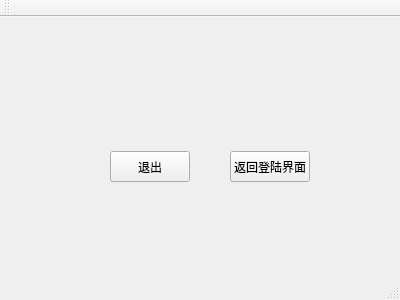
<?xml version="1.0" encoding="UTF-8"?>
<ui version="4.0">
 <class>MainWindow</class>
 <widget class="QMainWindow" name="MainWindow">
  <property name="geometry">
   <rect>
    <x>0</x>
    <y>0</y>
    <width>400</width>
    <height>300</height>
   </rect>
  </property>
  <property name="font">
   <font>
    <pointsize>9</pointsize>
   </font>
  </property>
  <property name="windowTitle">
   <string>MainWindow</string>
  </property>
  <widget class="QWidget" name="centralWidget">
   <widget class="QPushButton" name="pushButton">
    <property name="geometry">
     <rect>
      <x>110</x>
      <y>134</y>
      <width>80</width>
      <height>31</height>
     </rect>
    </property>
    <property name="text">
     <string>退出</string>
    </property>
   </widget>
   <widget class="QPushButton" name="pushButton_2">
    <property name="geometry">
     <rect>
      <x>230</x>
      <y>134</y>
      <width>80</width>
      <height>31</height>
     </rect>
    </property>
    <property name="text">
     <string>返回登陆界面</string>
    </property>
   </widget>
  </widget>
  <widget class="QMenuBar" name="menuBar">
   <property name="geometry">
    <rect>
     <x>0</x>
     <y>0</y>
     <width>400</width>
     <height>17</height>
    </rect>
   </property>
  </widget>
  <widget class="QToolBar" name="mainToolBar">
   <attribute name="toolBarArea">
    <enum>TopToolBarArea</enum>
   </attribute>
   <attribute name="toolBarBreak">
    <bool>false</bool>
   </attribute>
  </widget>
  <widget class="QStatusBar" name="statusBar"/>
 </widget>
 <layoutdefault spacing="6" margin="11"/>
 <resources/>
 <connections>
  <connection>
   <sender>pushButton</sender>
   <signal>clicked()</signal>
   <receiver>MainWindow</receiver>
   <slot>close()</slot>
   <hints>
    <hint type="sourcelabel">
     <x>149</x>
     <y>184</y>
    </hint>
    <hint type="destinationlabel">
     <x>199</x>
     <y>149</y>
    </hint>
   </hints>
  </connection>
 </connections>
</ui>
